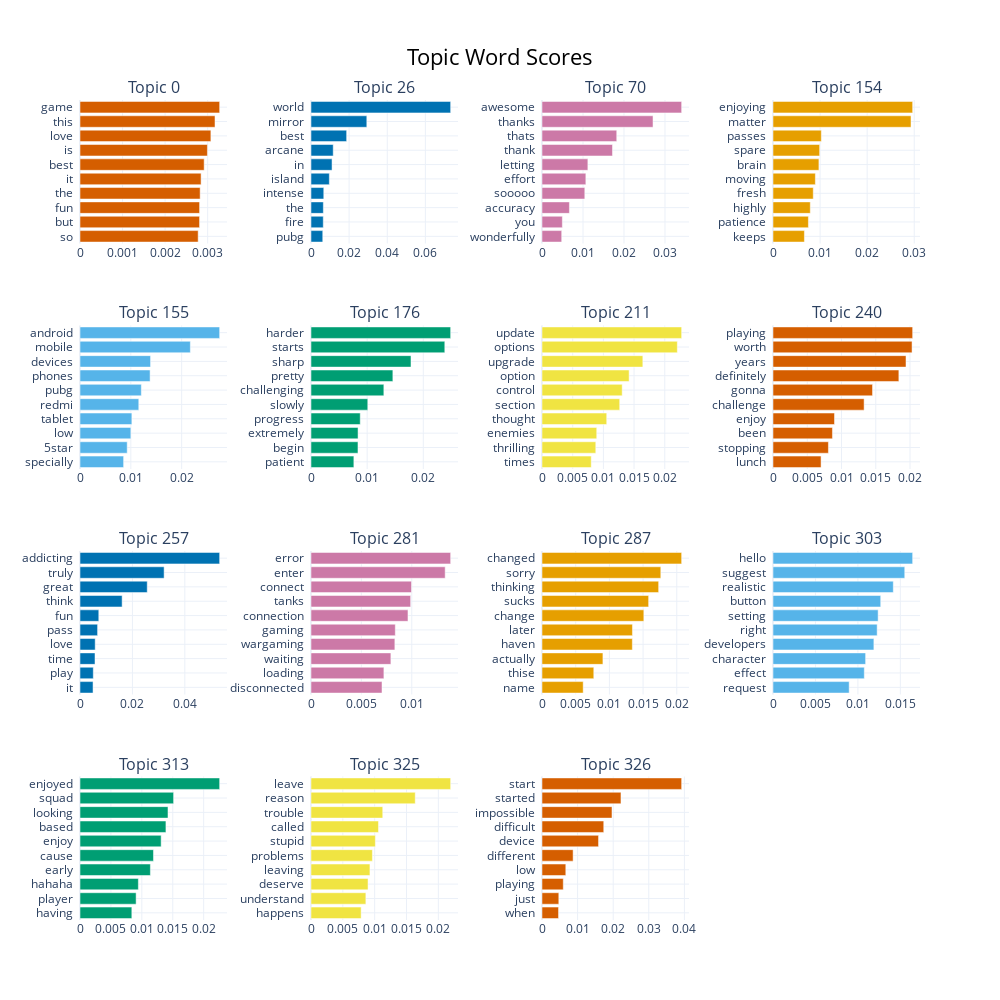

The notebook cell this image was saved under:
### Code cell
topic_model.visualize_barchart(top_n_topics = 15, n_words = 10)
# some topics has non-meaningfull keywords

### Figure 1 — Plotly figure (JSON) as saved in the notebook; plotly's stock layout.template omitted (floating-point values rounded to 4 significant figures)
{"data": [{"marker": {"color": "#D55E00"}, "orientation": "h", "type": "bar", "x": [0.002777, 0.002809, 0.00281, 0.002823, 0.002845, 0.002918, 0.002994, 0.003075, 0.003172, 0.003281], "xaxis": "x", "y": ["so  ", "but  ", "fun  ", "the  ", "it  ", "best  ", "is  ", "love  ", "this  ", "game  "], "yaxis": "y"}, {"marker": {"color": "#0072B2"}, "orientation": "h", "type": "bar", "x": [0.006166, 0.006442, 0.006481, 0.006702, 0.009623, 0.01104, 0.01166, 0.0187, 0.02928, 0.07326], "xaxis": "x2", "y": ["pubg  ", "fire  ", "the  ", "intense  ", "island  ", "in  ", "arcane  ", "best  ", "mirror  ", "world  "], "yaxis": "y2"}, {"marker": {"color": "#CC79A7"}, "orientation": "h", "type": "bar", "x": [0.004805, 0.004965, 0.006684, 0.01044, 0.0107, 0.01119, 0.01719, 0.01823, 0.02708, 0.03406], "xaxis": "x3", "y": ["wonderfully  ", "you  ", "accuracy  ", "sooooo  ", "effort  ", "letting  ", "thank  ", "thats  ", "thanks  ", "awesome  "], "yaxis": "y3"}, {"marker": {"color": "#E69F00"}, "orientation": "h", "type": "bar", "x": [0.006672, 0.007521, 0.007921, 0.008551, 0.009, 0.009753, 0.009908, 0.01026, 0.02931, 0.02966], "xaxis": "x4", "y": ["keeps  ", "patience  ", "highly  ", "fresh  ", "moving  ", "brain  ", "spare  ", "passes  ", "matter  ", "enjoying  "], "yaxis": "y4"}, {"marker": {"color": "#56B4E9"}, "orientation": "h", "type": "bar", "x": [0.00858, 0.009284, 0.01, 0.0102, 0.01156, 0.01206, 0.01378, 0.01388, 0.0217, 0.02747], "xaxis": "x5", "y": ["specially  ", "5star  ", "low  ", "tablet  ", "redmi  ", "pubg  ", "phones  ", "devices  ", "mobile  ", "android  "], "yaxis": "y5"}, {"marker": {"color": "#009E73"}, "orientation": "h", "type": "bar", "x": [0.007634, 0.008368, 0.00838, 0.00877, 0.01011, 0.01298, 0.01458, 0.01781, 0.02383, 0.02487], "xaxis": "x6", "y": ["patient  ", "begin  ", "extremely  ", "progress  ", "slowly  ", "challenging  ", "pretty  ", "sharp  ", "starts  ", "harder  "], "yaxis": "y6"}, {"marker": {"color": "#F0E442"}, "orientation": "h", "type": "bar", "x": [0.008023, 0.008763, 0.008919, 0.01054, 0.01266, 0.01307, 0.01419, 0.01643, 0.02205, 0.02275], "xaxis": "x7", "y": ["times  ", "thrilling  ", "enemies  ", "thought  ", "section  ", "control  ", "option  ", "upgrade  ", "options  ", "update  "], "yaxis": "y7"}, {"marker": {"color": "#D55E00"}, "orientation": "h", "type": "bar", "x": [0.007017, 0.008088, 0.008678, 0.008979, 0.0133, 0.01453, 0.01837, 0.01941, 0.0203, 0.02038], "xaxis": "x8", "y": ["lunch  ", "stopping  ", "been  ", "enjoy  ", "challenge  ", "gonna  ", "definitely  ", "years  ", "worth  ", "playing  "], "yaxis": "y8"}, {"marker": {"color": "#0072B2"}, "orientation": "h", "type": "bar", "x": [0.004974, 0.005075, 0.005723, 0.005795, 0.006707, 0.00717, 0.01608, 0.02566, 0.0321, 0.05329], "xaxis": "x9", "y": ["it  ", "play  ", "time  ", "love  ", "pass  ", "fun  ", "think  ", "great  ", "truly  ", "addicting  "], "yaxis": "y9"}, {"marker": {"color": "#CC79A7"}, "orientation": "h", "type": "bar", "x": [0.007047, 0.007236, 0.007929, 0.008323, 0.008367, 0.009626, 0.009891, 0.009975, 0.01332, 0.01386], "xaxis": "x10", "y": ["disconnected  ", "loading  ", "waiting  ", "wargaming  ", "gaming  ", "connection  ", "tanks  ", "connect  ", "enter  ", "error  "], "yaxis": "y10"}, {"marker": {"color": "#E69F00"}, "orientation": "h", "type": "bar", "x": [0.006113, 0.007687, 0.009041, 0.01341, 0.01342, 0.01511, 0.01583, 0.01731, 0.01763, 0.02073], "xaxis": "x11", "y": ["name  ", "thise  ", "actually  ", "haven  ", "later  ", "change  ", "sucks  ", "thinking  ", "sorry  ", "changed  "], "yaxis": "y11"}, {"marker": {"color": "#56B4E9"}, "orientation": "h", "type": "bar", "x": [0.00897, 0.01075, 0.01091, 0.01188, 0.01227, 0.01238, 0.01269, 0.01417, 0.01552, 0.01645], "xaxis": "x12", "y": ["request  ", "effect  ", "character  ", "developers  ", "right  ", "setting  ", "button  ", "realistic  ", "suggest  ", "hello  "], "yaxis": "y12"}, {"marker": {"color": "#009E73"}, "orientation": "h", "type": "bar", "x": [0.008381, 0.009073, 0.009437, 0.01138, 0.01188, 0.01312, 0.01389, 0.01423, 0.01514, 0.02258], "xaxis": "x13", "y": ["having  ", "player  ", "hahaha  ", "early  ", "cause  ", "enjoy  ", "based  ", "looking  ", "squad  ", "enjoyed  "], "yaxis": "y13"}, {"marker": {"color": "#F0E442"}, "orientation": "h", "type": "bar", "x": [0.007875, 0.008617, 0.008959, 0.009256, 0.009642, 0.01011, 0.0106, 0.01127, 0.01637, 0.02193], "xaxis": "x14", "y": ["happens  ", "understand  ", "deserve  ", "leaving  ", "problems  ", "stupid  ", "called  ", "trouble  ", "reason  ", "leave  "], "yaxis": "y14"}, {"marker": {"color": "#D55E00"}, "orientation": "h", "type": "bar", "x": [0.004646, 0.004722, 0.005978, 0.006685, 0.008739, 0.01588, 0.01735, 0.01966, 0.02219, 0.03923], "xaxis": "x15", "y": ["when  ", "just  ", "playing  ", "low  ", "different  ", "device  ", "difficult  ", "impossible  ", "started  ", "start  "], "yaxis": "y15"}], "layout": {"annotations": [{"font": {"size": 16}, "showarrow": false, "text": "Topic 0", "x": 0.0875, "xanchor": "center", "xref": "paper", "y": 1, "yanchor": "bottom", "yref": "paper"}, {"font": {"size": 16}, "showarrow": false, "text": "Topic 26", "x": 0.3625, "xanchor": "center", "xref": "paper", "y": 1, "yanchor": "bottom", "yref": "paper"}, {"font": {"size": 16}, "showarrow": false, "text": "Topic 70", "x": 0.6375, "xanchor": "center", "xref": "paper", "y": 1, "yanchor": "bottom", "yref": "paper"}, {"font": {"size": 16}, "showarrow": false, "text": "Topic 154", "x": 0.9125, "xanchor": "center", "xref": "paper", "y": 1, "yanchor": "bottom", "yref": "paper"}, {"font": {"size": 16}, "showarrow": false, "text": "Topic 155", "x": 0.0875, "xanchor": "center", "xref": "paper", "y": 0.725, "yanchor": "bottom", "yref": "paper"}, {"font": {"size": 16}, "showarrow": false, "text": "Topic 176", "x": 0.3625, "xanchor": "center", "xref": "paper", "y": 0.725, "yanchor": "bottom", "yref": "paper"}, {"font": {"size": 16}, "showarrow": false, "text": "Topic 211", "x": 0.6375, "xanchor": "center", "xref": "paper", "y": 0.725, "yanchor": "bottom", "yref": "paper"}, {"font": {"size": 16}, "showarrow": false, "text": "Topic 240", "x": 0.9125, "xanchor": "center", "xref": "paper", "y": 0.725, "yanchor": "bottom", "yref": "paper"}, {"font": {"size": 16}, "showarrow": false, "text": "Topic 257", "x": 0.0875, "xanchor": "center", "xref": "paper", "y": 0.45, "yanchor": "bottom", "yref": "paper"}, {"font": {"size": 16}, "showarrow": false, "text": "Topic 281", "x": 0.3625, "xanchor": "center", "xref": "paper", "y": 0.45, "yanchor": "bottom", "yref": "paper"}, {"font": {"size": 16}, "showarrow": false, "text": "Topic 287", "x": 0.6375, "xanchor": "center", "xref": "paper", "y": 0.45, "yanchor": "bottom", "yref": "paper"}, {"font": {"size": 16}, "showarrow": false, "text": "Topic 303", "x": 0.9125, "xanchor": "center", "xref": "paper", "y": 0.45, "yanchor": "bottom", "yref": "paper"}, {"font": {"size": 16}, "showarrow": false, "text": "Topic 313", "x": 0.0875, "xanchor": "center", "xref": "paper", "y": 0.175, "yanchor": "bottom", "yref": "paper"}, {"font": {"size": 16}, "showarrow": false, "text": "Topic 325", "x": 0.3625, "xanchor": "center", "xref": "paper", "y": 0.175, "yanchor": "bottom", "yref": "paper"}, {"font": {"size": 16}, "showarrow": false, "text": "Topic 326", "x": 0.6375, "xanchor": "center", "xref": "paper", "y": 0.175, "yanchor": "bottom", "yref": "paper"}], "height": 1000, "hoverlabel": {"bgcolor": "white", "font": {"family": "Rockwell", "size": 16}}, "showlegend": false, "title": {"font": {"color": "Black", "size": 22}, "text": "Topic Word Scores", "x": 0.5, "xanchor": "center", "yanchor": "top"}, "width": 1000, "xaxis": {"anchor": "y", "domain": [0, 0.175], "showgrid": true}, "xaxis10": {"anchor": "y10", "domain": [0.275, 0.45], "showgrid": true}, "xaxis11": {"anchor": "y11", "domain": [0.55, 0.725], "showgrid": true}, "xaxis12": {"anchor": "y12", "domain": [0.825, 1], "showgrid": true}, "xaxis13": {"anchor": "y13", "domain": [0, 0.175], "showgrid": true}, "xaxis14": {"anchor": "y14", "domain": [0.275, 0.45], "showgrid": true}, "xaxis15": {"anchor": "y15", "domain": [0.55, 0.725], "showgrid": true}, "xaxis16": {"anchor": "y16", "domain": [0.825, 1], "showgrid": true}, "xaxis2": {"anchor": "y2", "domain": [0.275, 0.45], "showgrid": true}, "xaxis3": {"anchor": "y3", "domain": [0.55, 0.725], "showgrid": true}, "xaxis4": {"anchor": "y4", "domain": [0.825, 1], "showgrid": true}, "xaxis5": {"anchor": "y5", "domain": [0, 0.175], "showgrid": true}, "xaxis6": {"anchor": "y6", "domain": [0.275, 0.45], "showgrid": true}, "xaxis7": {"anchor": "y7", "domain": [0.55, 0.725], "showgrid": true}, "xaxis8": {"anchor": "y8", "domain": [0.825, 1], "showgrid": true}, "xaxis9": {"anchor": "y9", "domain": [0, 0.175], "showgrid": true}, "yaxis": {"anchor": "x", "domain": [0.825, 1], "showgrid": true}, "yaxis10": {"anchor": "x10", "domain": [0.275, 0.45], "showgrid": true}, "yaxis11": {"anchor": "x11", "domain": [0.275, 0.45], "showgrid": true}, "yaxis12": {"anchor": "x12", "domain": [0.275, 0.45], "showgrid": true}, "yaxis13": {"anchor": "x13", "domain": [0, 0.175], "showgrid": true}, "yaxis14": {"anchor": "x14", "domain": [0, 0.175], "showgrid": true}, "yaxis15": {"anchor": "x15", "domain": [0, 0.175], "showgrid": true}, "yaxis16": {"anchor": "x16", "domain": [0, 0.175], "showgrid": true}, "yaxis2": {"anchor": "x2", "domain": [0.825, 1], "showgrid": true}, "yaxis3": {"anchor": "x3", "domain": [0.825, 1], "showgrid": true}, "yaxis4": {"anchor": "x4", "domain": [0.825, 1], "showgrid": true}, "yaxis5": {"anchor": "x5", "domain": [0.55, 0.725], "showgrid": true}, "yaxis6": {"anchor": "x6", "domain": [0.55, 0.725], "showgrid": true}, "yaxis7": {"anchor": "x7", "domain": [0.55, 0.725], "showgrid": true}, "yaxis8": {"anchor": "x8", "domain": [0.55, 0.725], "showgrid": true}, "yaxis9": {"anchor": "x9", "domain": [0.275, 0.45], "showgrid": true}}}
